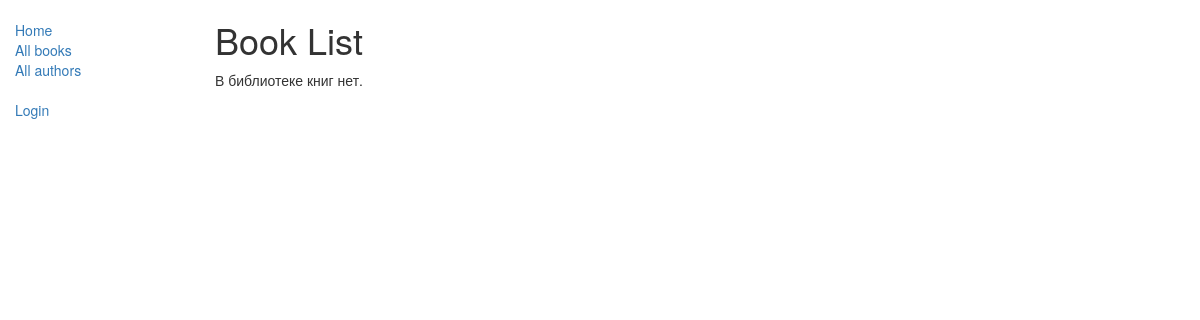
Page /catalog/books/ on the earlier database version.
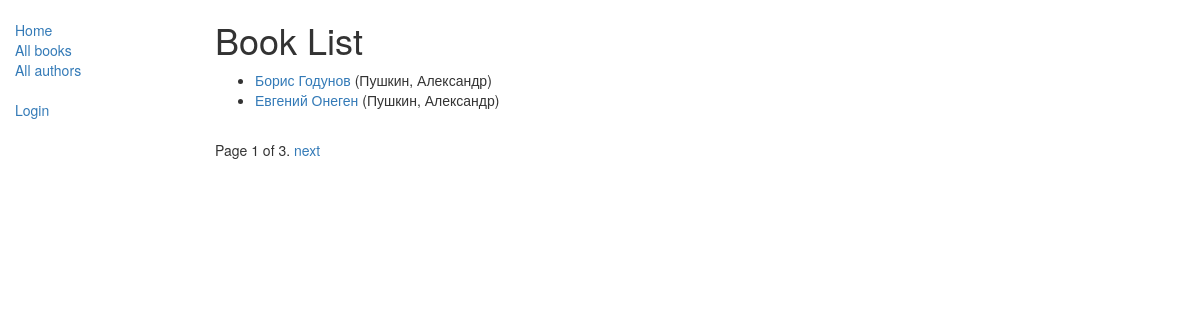
Same page on the later database version.
### catalog/models.py (models this page shows, shortened)
class Book(models.Model):
    title = models.CharField(max_length=200)
    author = models.ForeignKey('Author', on_delete=models.SET_NULL, null=True)
    summary = models.TextField(max_length=1000, help_text="Enter a brief description of the book")
    isbn = models.CharField('ISBN', max_length=13, help_text='13 Character <a href="https://www.isbn-international.org'
                                                             '/content/what-isbn">ISBN number</a>')
    genre = models.ManyToManyField(Genre, help_text="Select a genre for this book")
    def get_absolute_url(self):
        return reverse('book-detail', args=[str(self.id)])
    def display_genre(self):
        """
        Создает строку для жанра. Это необходимо для отображения жанра в Admin.
        """
        return ', '.join([genre.name for genre in self.genre.all()[:3]])
    display_genre.short_description = 'Genre'

class Author(models.Model):
    first_name = models.CharField(max_length=100)
    last_name = models.CharField(max_length=100)
    date_of_birth = models.DateField(null=True, blank=True)
    date_of_death = models.DateField('Died', null=True, blank=True)
    def __str__(self):
        return '%s, %s' % (self.last_name, self.first_name)
    class Meta:
        ordering = ['last_name']

### catalog/views.py (the view)
# urls.py: path('books/', views.BookListView.as_view(), name='books'),
class BookListView(generic.ListView):
    model = Book
    paginate_by = 2
    context_object_name = 'book_list'  # ваше собственное имя переменной контекста в шаблоне
    template_name = 'books/book_list.html'  # Определение имени вашего шаблона и его расположения
    def get_queryset(self):
        return Book.objects.filter(title__icontains='')  # [:5]  # Получить 5 книг, содержащих 'war' в заголовке
    def get_context_data(self, **kwargs):
        context = super(BookListView, self).get_context_data(**kwargs)
        context['some_data'] = 'This is just some data'
        return context

### catalog/templates/catalog/book_list.html
{% extends "base_generic.html" %}
{% block content %}
    <h1>Book List</h1>
    {% if book_list %}
    <ul>
      {% for book in book_list %}
      <li>
        <a href="{{ book.get_absolute_url }}">{{ book.title }}</a> ({{book.author}})
      </li>
      {% endfor %}
    </ul>
    {% else %}
      <p>В библиотеке книг нет.</p>
    {% endif %}
{% endblock %}

Differences in the rows shown:
added Book: title "Борис Годунов", author "Пушкин, Александр"
added Book: title "Евгений Онеген", author "Пушкин, Александр"
Other differences:
{{ page_obj.number }}: (not shown) → "1"
{{ page_obj.paginator.num_pages }}: (not shown) → "3"
text no longer shown: "В библиотеке книг нет."
text now shown: "Page of . next"
